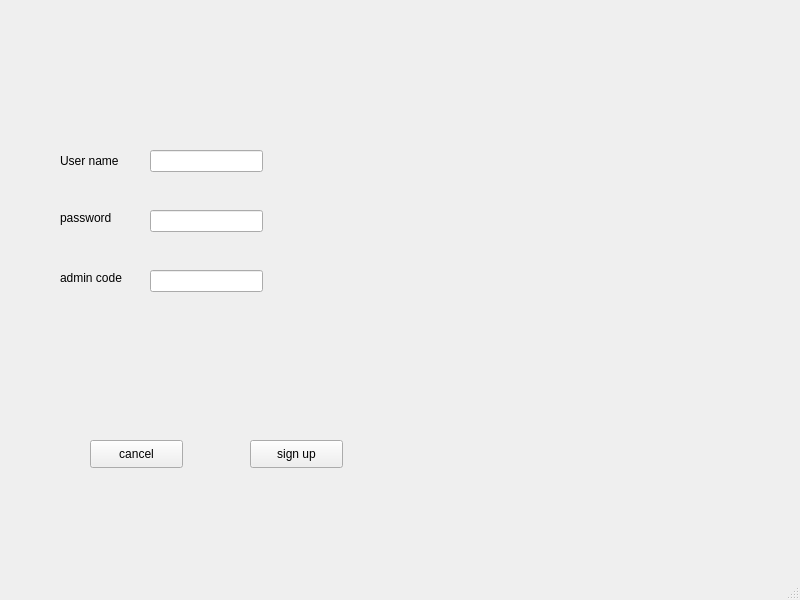
<?xml version="1.0" encoding="UTF-8"?>
<ui version="4.0">
 <class>login</class>
 <widget class="QMainWindow" name="login">
  <property name="geometry">
   <rect>
    <x>0</x>
    <y>0</y>
    <width>800</width>
    <height>600</height>
   </rect>
  </property>
  <property name="windowTitle">
   <string>MainWindow</string>
  </property>
  <widget class="QWidget" name="centralwidget">
   <widget class="QPushButton" name="bth_signup">
    <property name="geometry">
     <rect>
      <x>250</x>
      <y>440</y>
      <width>93</width>
      <height>28</height>
     </rect>
    </property>
    <property name="text">
     <string>sign up</string>
    </property>
   </widget>
   <widget class="QPushButton" name="btn_cancel">
    <property name="geometry">
     <rect>
      <x>90</x>
      <y>440</y>
      <width>93</width>
      <height>28</height>
     </rect>
    </property>
    <property name="text">
     <string>cancel</string>
    </property>
   </widget>
   <widget class="QLabel" name="label_2">
    <property name="geometry">
     <rect>
      <x>60</x>
      <y>210</y>
      <width>55</width>
      <height>16</height>
     </rect>
    </property>
    <property name="text">
     <string>password</string>
    </property>
   </widget>
   <widget class="QLabel" name="label_3">
    <property name="geometry">
     <rect>
      <x>60</x>
      <y>270</y>
      <width>71</width>
      <height>16</height>
     </rect>
    </property>
    <property name="text">
     <string>admin code</string>
    </property>
   </widget>
   <widget class="QLabel" name="label">
    <property name="geometry">
     <rect>
      <x>60</x>
      <y>150</y>
      <width>71</width>
      <height>21</height>
     </rect>
    </property>
    <property name="text">
     <string>User name</string>
    </property>
   </widget>
   <widget class="QLineEdit" name="txt_use_id">
    <property name="geometry">
     <rect>
      <x>150</x>
      <y>150</y>
      <width>113</width>
      <height>22</height>
     </rect>
    </property>
   </widget>
   <widget class="QLineEdit" name="txt_password">
    <property name="geometry">
     <rect>
      <x>150</x>
      <y>210</y>
      <width>113</width>
      <height>22</height>
     </rect>
    </property>
   </widget>
   <widget class="QLineEdit" name="txt_admin_code">
    <property name="geometry">
     <rect>
      <x>150</x>
      <y>270</y>
      <width>113</width>
      <height>22</height>
     </rect>
    </property>
   </widget>
   <widget class="QLabel" name="Ibl_unavailable_user_id">
    <property name="geometry">
     <rect>
      <x>290</x>
      <y>150</y>
      <width>55</width>
      <height>16</height>
     </rect>
    </property>
    <property name="text">
     <string> </string>
    </property>
   </widget>
   <widget class="QLabel" name="Ibl_unathorized_password">
    <property name="geometry">
     <rect>
      <x>290</x>
      <y>210</y>
      <width>55</width>
      <height>16</height>
     </rect>
    </property>
    <property name="text">
     <string>  </string>
    </property>
   </widget>
   <widget class="QLabel" name="Ibl_wrong_admin_code">
    <property name="geometry">
     <rect>
      <x>290</x>
      <y>270</y>
      <width>55</width>
      <height>16</height>
     </rect>
    </property>
    <property name="text">
     <string> </string>
    </property>
   </widget>
  </widget>
  <widget class="QMenuBar" name="menubar">
   <property name="geometry">
    <rect>
     <x>0</x>
     <y>0</y>
     <width>800</width>
     <height>26</height>
    </rect>
   </property>
  </widget>
  <widget class="QStatusBar" name="statusbar"/>
 </widget>
 <resources/>
 <connections/>
</ui>
